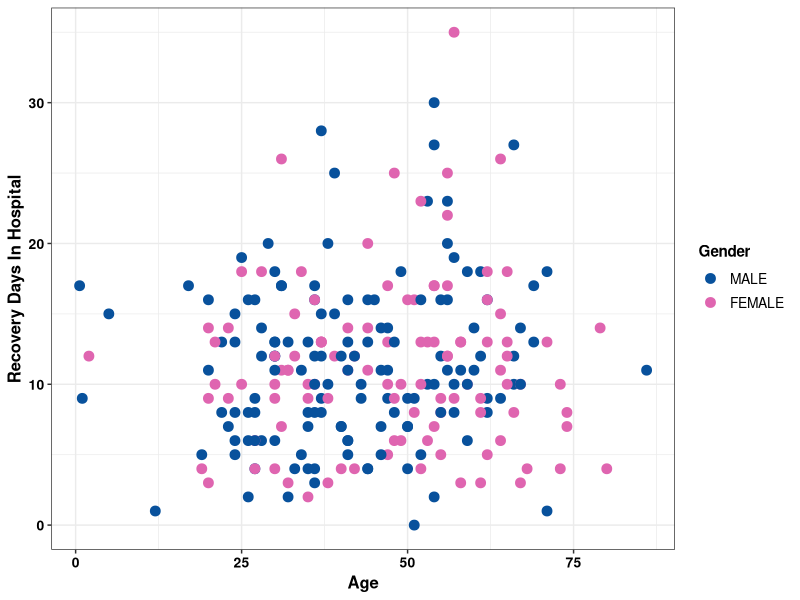

Generate this figure with R:
###############################################
requiredPackages = c('ggplot2','dplyr')
package.check <- lapply(
  requiredPackages,
  FUN = function(x) {
    if (!require(x, character.only = TRUE)) {
      install.packages(x, dependencies = TRUE)
      library(x, character.only = TRUE)
    }
  }
)
###############################################
setwd("~/COVID19-Singapore-master/Data") # Setting Working Directory
COVID <- read.csv('SortedRecoveryData.csv', sep=",", header = TRUE, fileEncoding="UTF-8-BOM")    

COVID <- COVID %>% 
  mutate(
   Gender1 = ifelse(Gender %in% c("MALE"), "A", "B") 
  )
  
pdf("~/COVID19-Singapore-master/ScatterPlot.pdf", width = 6, height  = 6)
   
scatterPlot <- ggplot(COVID, aes(x=Age, y=DaysInHospital, color=Gender1)) + 
geom_point(size=3) +
scale_color_manual(name="Gender", values=c("#08519c", "#df65b0"), labels=c("MALE", "FEMALE")) +
xlab("Age")+
ylab("Recovery Days In Hospital") + 
theme_bw() + 
theme(legend.box.just = "right",
      legend.title = element_text(face = "bold"),
      legend.text = element_text(size = 10, colour = "black"),
      legend.margin = margin(6, 6, 6, 6), 
      axis.text.x = element_text(face="bold", color="black", size=10),
      axis.text.y = element_text(face="bold", color="black", size=10),
      axis.title=element_text(size=12,face="bold"))
scatterPlot
dev.off()
rm(list=ls())
###############################################